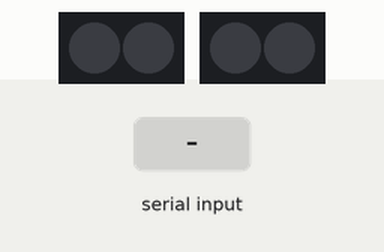
Bench run of a sketch on a simulated Arduino Uno, built with avr-gcc and run on an emulated ATmega328P. Shown: 2 × 2 RGB LEDs in strip order, left to right. The test bench sets the inputs (shaded band).

Above: at 1.2 s.
1.3 s: "on\n" received over Serial
At 1.7 s:
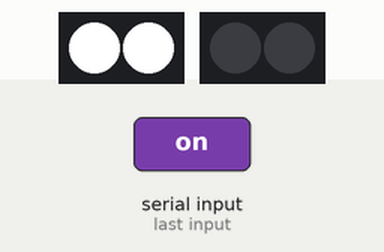
Timing chart, 0 to 4.3 s (numbered marks = the images above; inputs shaded):
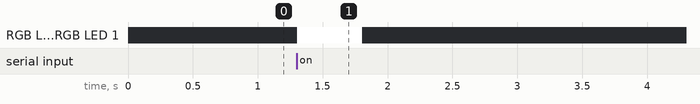

The sketch:

SimpleUSBTest.ino
```cpp
#include <FastLED.h>


#define BACK_LED_PIN 3
#define FRONT_LED_PIN 2
#define NUM_LEDS 2

CRGB backLED[NUM_LEDS];
CRGB frontLED[NUM_LEDS];

void setup() {


  FastLED.addLeds<APA104, BACK_LED_PIN, GRB>(backLED, NUM_LEDS);
  FastLED.addLeds<APA104, FRONT_LED_PIN, GRB>(frontLED, NUM_LEDS);

  turnOffBackLight();
  turnOffFrontLight();

  Serial.begin(9600);

}

void loop() {
  /*
   * Testing Arduino sending message
  Serial.println("on"); // prints to Raspi
  delay(10000);
  */

  if (Serial.available() > 0) {
    String line = Serial.readStringUntil('\n');
    if (line == "on") {
      //nextPack(lenPack);
      turnOnBackLight();
      delay(500);
      turnOffBackLight();
      delay(500);
      //Serial.println("back");


      /*
      while (line != "took contour") {
        line = Serial.readStringUntil('\n');
      }
      turnOffBackLight();
      turnOnFrontLight();
      Serial.println("front light on");
      while (line != "took front photo") {
        line = Serial.readStringUntil('\n');
      }
      turnOffFrontLight();
      */
    }
  }
}


void turnOnBackLight(void) {
  backLED[0] = CRGB (255, 255, 255);
  backLED[1] = CRGB (255, 255, 255);
  FastLED.show();
}

void turnOffBackLight(void) {
  backLED[0] = CRGB (0, 0, 0);
  backLED[1] = CRGB (0, 0, 0);
  FastLED.show();
}

void turnOnFrontLight(void) {
  frontLED[0] = CRGB (255, 255, 255);
  frontLED[1] = CRGB (255, 255, 255);
  FastLED.show();
}

void turnOffFrontLight(void) {
  frontLED[0] = CRGB (0, 0, 0);
  frontLED[1] = CRGB (0, 0, 0);
  FastLED.show();
}
```

Measured:
- after the input at 1.3 s, RGB LED 0, RGB LED 1: off → RGB(255, 255, 255) at once, → off 0.50 s later
